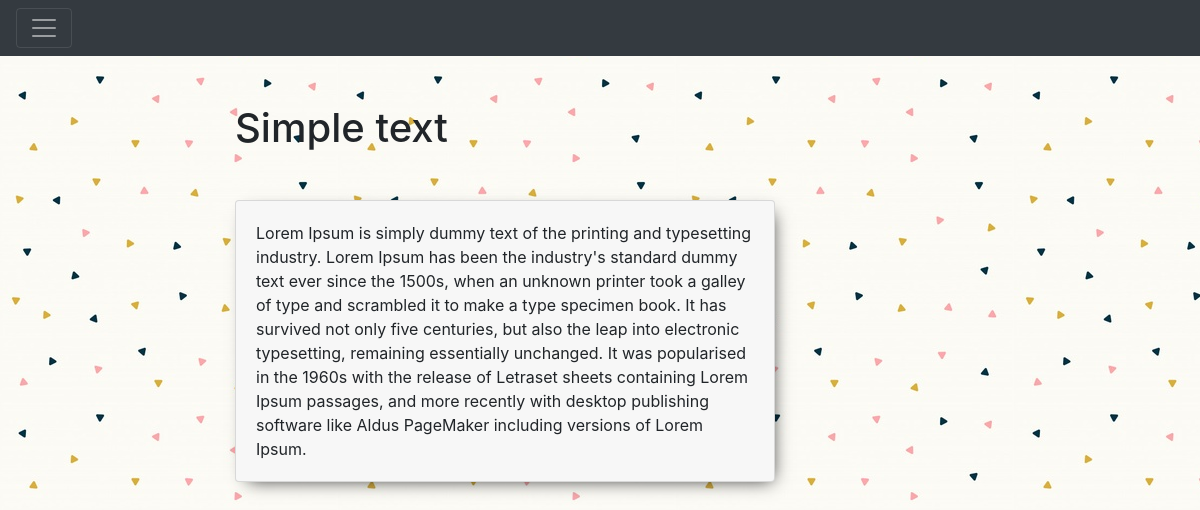
The page /blog/post/simpletext/ on the database as committed earlier.
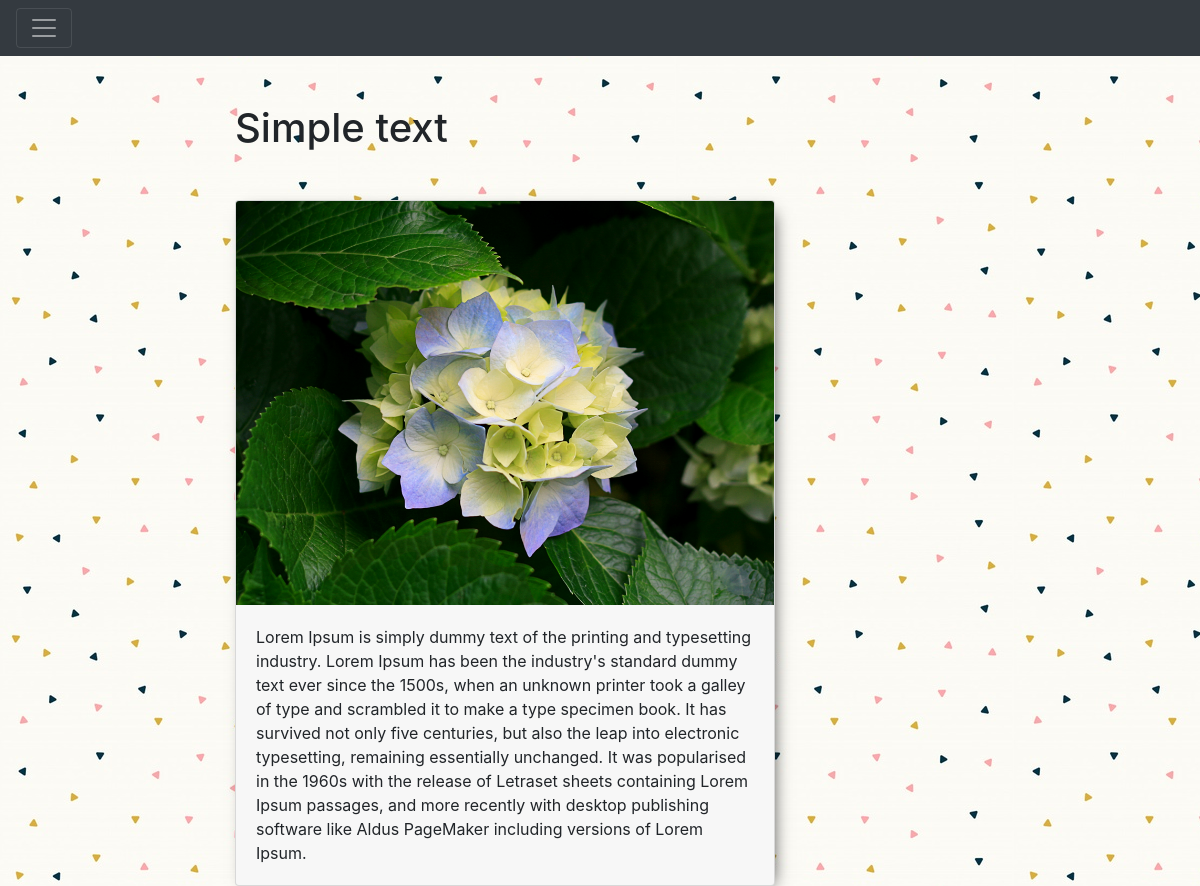
The same page on the database as committed later.
### blog/models.py (models this page shows, shortened)
class Post(models.Model):
    title = models.CharField(max_length=150, db_index=True)
    slug = models.SlugField(max_length=150, unique=True,blank=True)
    body = models.TextField(blank=True, db_index=True)
    date_pub = models.DateTimeField(auto_now_add=True)
    tags = models.ManyToManyField('Tag', blank=True, related_name='posts')
    img = models.ImageField(upload_to='images/', null=True, blank=True)

### blog/views.py (the view)
# urls.py: path('post/<str:slug>/', PostDetail.as_view(), name='post_detail_url' ),
class PostDetail(ObjectDetailMixin, View):
    model = Post
    template = 'blog/post_detail.html'

### blog/utils.py (called while the page is built)
    def get(self, request, slug):
        obj = get_object_or_404(self.model, slug__iexact=slug)
        return render(request, self.template, context={self.model.__name__.lower():obj, 'admin_object':obj, 'detail': True})

### blog/templates/blog/post_detail.html (shortened to what this page needs)
{% extends 'blog/base_blog.html' %}
{% block content %}
    <h1 class="mb-5">
    {{post.title}}
  </h1>
<div class="card">
  {% if post.img %}
    <img class="card-img-top" src="{{ post.img.url  }}" width="400" >
  {%endif%}
  <div class="card-body">
    <p class="card-text"> {{post.body}}</p>
  </div>
</div>
{% endblock %}

Rows that differ between the two databases and show on the page:
changed Post "Simple text": img: picture added
